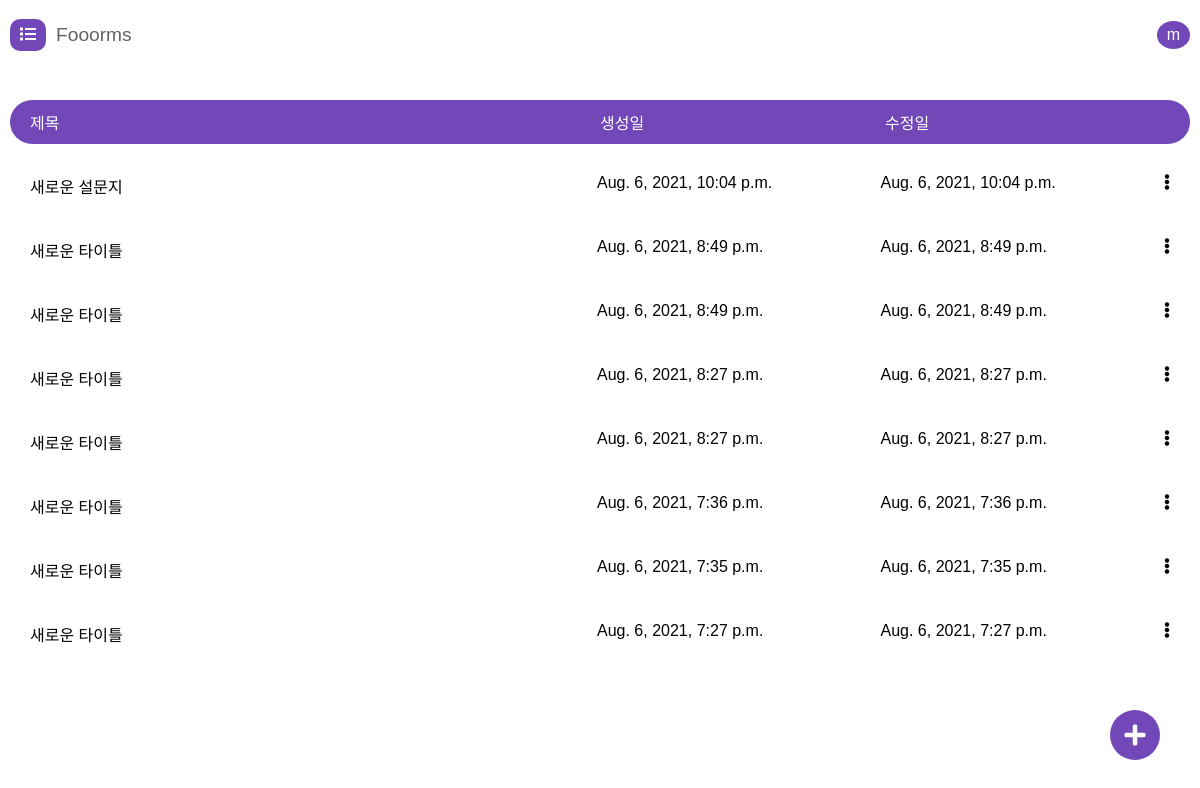
/forms/ (signed in), run on an earlier commit of the app's database.
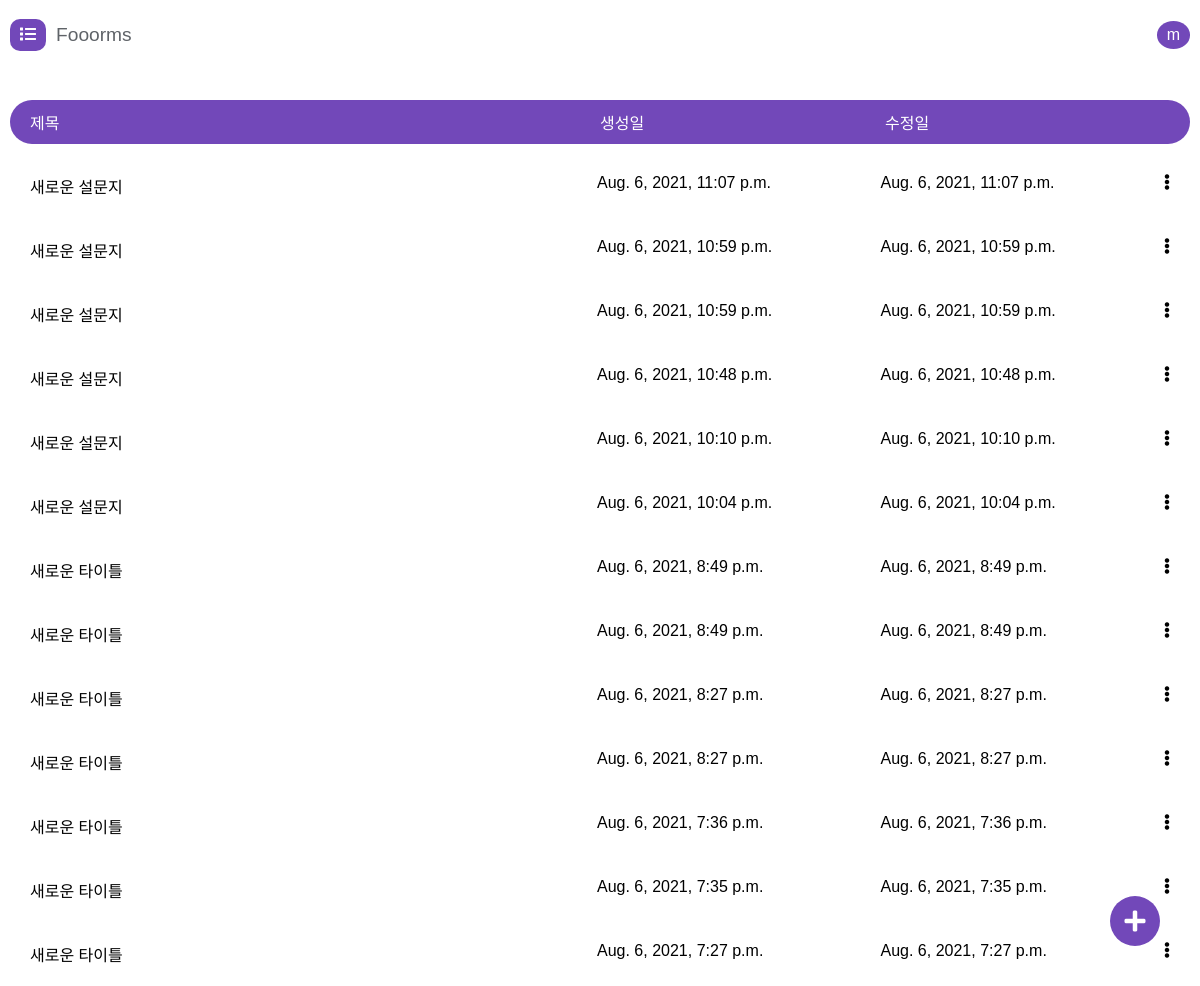
And on a later commit of the database.
### core/models.py (models this page shows)
class User(AbstractUser, models.Model):
    email = models.EmailField(unique = True)

class Form(models.Model):
    key = models.CharField(max_length=30)
    name = models.CharField(max_length=200)
    title = models.CharField(max_length=200)
    description = models.CharField(max_length=10000, blank = True)
    creator = models.ForeignKey(User, on_delete = models.CASCADE, related_name = "creator")
    collect_email = models.BooleanField(default=False)
    authenticated_responder = models.BooleanField(default = False)
    edit_after_submit = models.BooleanField(default=False)
    confirmation_message = models.CharField(max_length = 10000, default = "Your response has been recorded.")
    is_quiz = models.BooleanField(default=False)
    allow_view_score = models.BooleanField(default= True)
    created_at = models.DateTimeField(auto_now_add = True)
    updated_at = models.DateTimeField(auto_now = True)
    questions = models.ManyToManyField(Questions, related_name = "questions")

### core/views.py (the view)
# urls.py: path('forms/', views.forms, name="forms"),
def forms(request) :
  if not request.user.is_authenticated:
    return HttpResponseRedirect(reverse('login'))
  forms = FormModel.objects.filter(creator = request.user).order_by('-created_at')
  return render(request, 'forms/index.html',{"forms": forms})

### templates/forms/index.html (shortened to what this page needs)
{% extends 'base.html' %} {% load static %} {% block css %}
<link rel="stylesheet" href="{% static 'css/forms.css' %}?5" />
{% endblock %}  {% block content %}
<div class="fs-container">
  <header class="fs-header container">
    <a href="{% url 'home' %}" class="fs-header-left">
      <div class="fs-header-left-logo"><i class="fas fa-list"></i></div>
      <div class="fs-header-left-title">Fooorms</div>
    </a>
    <div class="fs-header-right">
      <a href="{% url 'logout' %}" class="btn btn-light fs-user">{{user.username|first}}</a>
    </div>
  </header>
  <div class="fs-main">
    <div class="fs-forms container">
      <div class="fs-table">
        <div class="fs-table-header">
          <div>제목</div>
          <div>생성일</div>
          <div>수정일</div>
        </div>
        {% for item in forms %}
        <a href="{% url 'form_edit' key=item.key %}" class="fs-table-row">
          <div class="fs-table-row-title">{{item.name}}</div>
          <div>{{item.created_at}}</div>
          <div>{{item.updated_at}}</div>
          <div class="fs-table-menu"><i class="fas fa-ellipsis-v"></i></div>
        </a>
        {% endfor %}
      </div>
      <div id="fs-add" class="fs-tools"><i class="fas fa-plus"></i></div>
    </div>
  </div>
</div>
{% endblock %}

### templates/base.html (shortened to what this page needs)
{% load static %} <!DOCTYPE html>
<html lang="ko">
  <head>
    <link rel="stylesheet" href="https://cdnjs.cloudflare.com/ajax/libs/font-awesome/5.8.2/css/all.min.css" />
    <link rel="stylesheet" href="{% static 'css/base.css'%}?4" />
    {% block css %}{% endblock %}
  </head>
  <body>
    <main class="base-main">{% block content %} {% endblock %}</main>
  </body>
</html>

### static/css/base.css (style rules this page uses)
* { box-sizing: border-box; }
body { font-family: 'Noto Sans KR', sans-serif; padding: 0; margin: 0; }
a { color: black; text-decoration: none; }
a:link { color: black; text-decoration: none; }
.container { max-width: 1200px; margin: 0 auto; width: 100%; padding: 0px 10px; }
.btn { background-color: #7248b9; color: white !important; padding: 5px 10px; font-weight: 300; border-radius: 5px; }

### static/css/forms.css (style rules this page uses)
.fs-header { display: flex; justify-content: space-between; align-items: center; height: 70px; }
.fs-header-left { display: flex; align-items: center; }
.fs-header-left > * { margin-right: 10px; }
.fs-header-left-logo { background: #7248b9; padding: 7px 10px; color: white !important; border-radius: 10px; }
.fs-header-left-title { font-size: 1.2rem; color: #5f6368; font-weight: 400; }
.fs-header-right { display: flex; align-items: center; }
.fs-user { border-radius: 50%; font-weight: 500; background-color: #7248b9; }
.fs-main { position: relative; width: 100%; }
.fs-container { display: grid; grid-template-rows: auto 1fr; height: 100vh; }
.fs-forms { padding-top: 20px; height: 100%; position: relative; }
.fs-tools { position: absolute; bottom: 40px; right: 40px; width: 50px; height: 50px; border-radius: 50%; background-color: #7248b9; color: white !important; display: flex; align-items: center; justify-content: center; font-size: 1.5rem; cursor: pointer; }
.fs-table { margin: auto 0; }
.fs-table-header, .fs-table-row { display: grid; grid-template-columns: 2fr 1fr 1fr auto; border-radius: 30px; }
.fs-table-header { padding: 10px 20px; margin: 10px 0px; background-color: #7248b9; color: white; }
.fs-table-row { padding: 20px; font-weight: 300; }
.fs-table-row-title { font-weight: 400; }
.fs-table-menu { text-align: end; }

What changed in the data, as far as the page shows it:
added Form: name "새로운 설문지", created_at "Aug. 6, 2021, 11:07 p.m.", updated_at "Aug. 6, 2021, 11:07 p.m."
added Form: name "새로운 설문지", created_at "Aug. 6, 2021, 10:59 p.m.", updated_at "Aug. 6, 2021, 10:59 p.m."
added Form: name "새로운 설문지", created_at "Aug. 6, 2021, 10:59 p.m.", updated_at "Aug. 6, 2021, 10:59 p.m."
added Form: name "새로운 설문지", created_at "Aug. 6, 2021, 10:48 p.m.", updated_at "Aug. 6, 2021, 10:48 p.m."
added Form: name "새로운 설문지", created_at "Aug. 6, 2021, 10:10 p.m.", updated_at "Aug. 6, 2021, 10:10 p.m."
